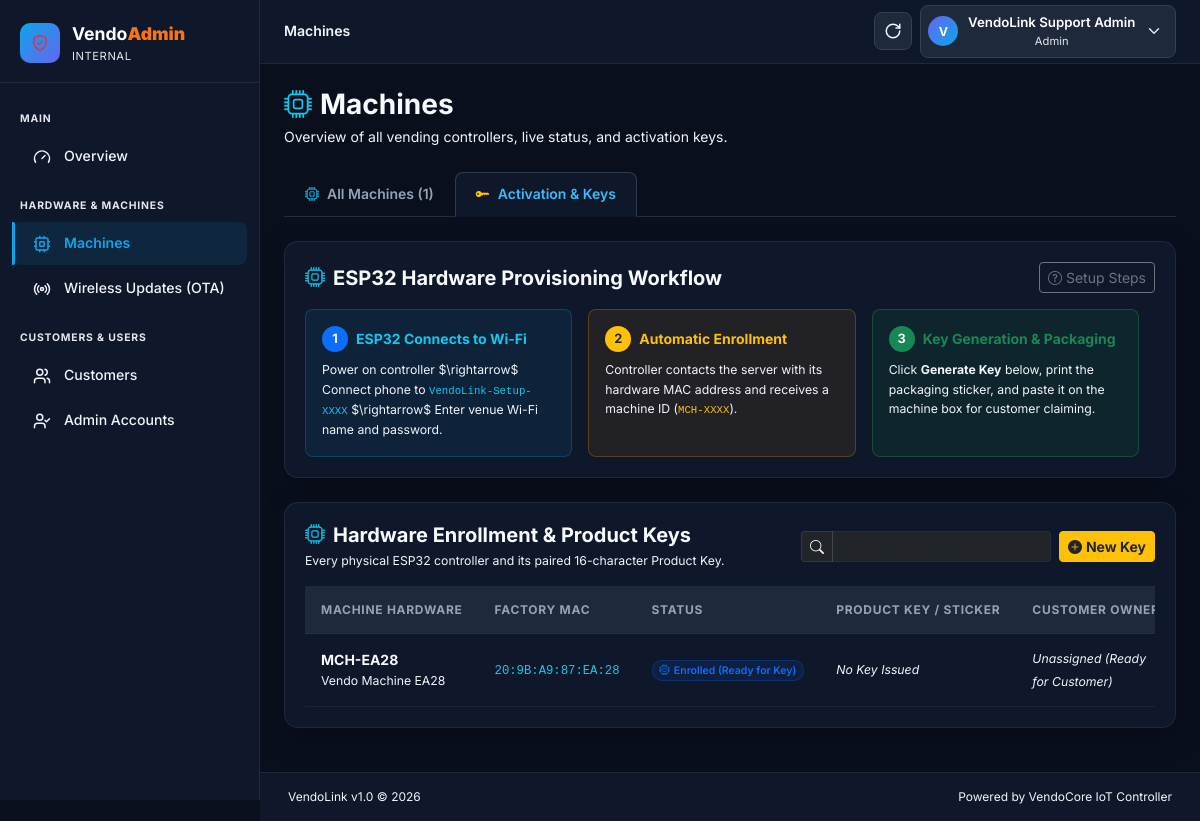
/admin/licenses/index.php (signed in), run on the app's committed database.
### tables this page shows
CREATE TABLE `users` (
  `id` int(10) unsigned NOT NULL AUTO_INCREMENT,
  `username` varchar(50) NOT NULL,
  `email` varchar(150) NOT NULL,
  `password` varchar(255) NOT NULL COMMENT 'bcrypt hashed',
  `full_name` varchar(100) NOT NULL,
  `role` enum('administrator','owner','staff','technician','vendolink_support') NOT NULL DEFAULT 'staff',
  `status` enum('active','inactive','banned') NOT NULL DEFAULT 'active',
  `email_verified` tinyint(1) NOT NULL DEFAULT 0,
  `email_verify_token` varchar(100) DEFAULT NULL,
  `reset_token` varchar(100) DEFAULT NULL COMMENT 'Password reset token (hashed)',
  `reset_token_expires` datetime DEFAULT NULL,
  `remember_token` varchar(100) DEFAULT NULL COMMENT 'Remember-me token (hashed)',
  `login_attempts` tinyint(3) unsigned NOT NULL DEFAULT 0,
  `locked_until` datetime DEFAULT NULL,
  `last_login` datetime DEFAULT NULL,
  `profile_picture` varchar(255) DEFAULT NULL,
  `phone` varchar(20) DEFAULT NULL,
  `created_at` datetime NOT NULL DEFAULT current_timestamp(),
  `updated_at` datetime NOT NULL DEFAULT current_timestamp() ON UPDATE current_timestamp(),
  PRIMARY KEY (`id`),
  UNIQUE KEY `uq_email` (`email`),
  UNIQUE KEY `uq_username` (`username`),
  KEY `idx_role` (`role`),
  KEY `idx_status` (`status`)
);

CREATE TABLE `machines` (
  `id` int(10) unsigned NOT NULL AUTO_INCREMENT,
  `owner_id` int(10) unsigned DEFAULT NULL,
  `name` varchar(100) NOT NULL,
  `machine_code` varchar(50) NOT NULL,
  `machine_key` varchar(50) NOT NULL DEFAULT 'machine_01',
  `device_mac` varchar(32) DEFAULT NULL COMMENT 'ESP32 factory hardware MAC address (12-char hex e.g. 3485188B67D0 or colon-delimited). NULL for legacy units.',
  `api_token` varchar(255) DEFAULT NULL,
  `status` enum('online','offline','unknown','pending') NOT NULL DEFAULT 'unknown',
  `registration_status` enum('legacy','registered','key_issued','claimed','disabled') NOT NULL DEFAULT 'legacy' COMMENT 'Hardware lifecycle: legacy (pre-v5 machine), registered (auto-enrolled ESP32), key_issued (Product Key generated), claimed (customer redeemed), disabled (revoked).',
  `runtime_seconds` bigint(20) unsigned NOT NULL DEFAULT 0,
  `last_seen` datetime DEFAULT NULL,
  `ip_address` varchar(45) DEFAULT NULL,
  `firmware_version` varchar(20) DEFAULT '1.5.0',
  `location` varchar(100) DEFAULT 'Main Establishment',
  `water_tank_low` tinyint(1) NOT NULL DEFAULT 0,
  `soap_tank_low` tinyint(1) NOT NULL DEFAULT 0,
  `water_current` decimal(6,2) NOT NULL DEFAULT 0.00,
  `water_watts` decimal(8,1) NOT NULL DEFAULT 0.0,
  `soap_current` decimal(6,2) NOT NULL DEFAULT 0.00,
  `soap_watts` decimal(8,1) NOT NULL DEFAULT 0.0,
  `lcd_line1` varchar(50) NOT NULL DEFAULT '== VendoLink v3.0 ==',
  `lcd_line2` varchar(50) NOT NULL DEFAULT 'WELCOME CUSTOMER!',
  `lcd_line3` varchar(50) NOT NULL DEFAULT 'INSERT COIN FIRST!',
  `lcd_line4` varchar(50) NOT NULL DEFAULT 'WATER:P5 | SOAP:P5',
  `created_at` datetime NOT NULL DEFAULT current_timestamp(),
  `updated_at` datetime NOT NULL DEFAULT current_timestamp() ON UPDATE current_timestamp(),
  PRIMARY KEY (`id`),
  UNIQUE KEY `uq_machines_machine_key` (`machine_key`),
  UNIQUE KEY `uq_machines_machine_code` (`machine_code`),
  UNIQUE KEY `uq_machines_device_mac` (`device_mac`),
  KEY `idx_machines_registration_status` (`registration_status`)
);

### admin/machines/index.php (the view, shortened to what the rows shown need)
<?php
require_once __DIR__ . '/../../config/database.php';
require_once __DIR__ . '/../../includes/functions.php';
require_once __DIR__ . '/../../middleware/auth.php';
require_admin();
$db             = Database::getInstance();
$activeTab = ($_GET['tab'] ?? 'fleet') === 'provisioning' ? 'provisioning' : 'fleet';
$enrolledMachines = $db->query(
    "SELECT m.*,
            pk.id AS pk_id,
            pk.product_key,
            COALESCE(NULLIF(pk.status, ''), CASE WHEN m.registration_status = 'claimed' OR m.owner_id IS NOT NULL THEN 'USED' ELSE 'UNUSED' END) AS pk_status,
            pk.owner_id AS pk_owner_id,
            u.full_name AS owner_name,
            u.email AS owner_email
     FROM machines m
     LEFT JOIN product_keys pk ON pk.id = (
         SELECT pk2.id FROM product_keys pk2
         WHERE (pk2.machine_id = m.id OR (pk2.hardware_serial = m.machine_code AND pk2.hardware_serial != ''))
         ORDER BY (pk2.machine_id = m.id) DESC, (pk2.status = 'USED') DESC, pk2.id DESC
         LIMIT 1
     )
     LEFT JOIN users u ON (m.owner_id = u.id OR pk.owner_id = u.id)
     ORDER BY
         CASE
             WHEN m.registration_status = 'registered' AND pk.id IS NULL THEN 1
             WHEN m.registration_status = 'key_issued' THEN 2
             WHEN m.registration_status = 'claimed' THEN 3
             WHEN m.registration_status = 'legacy' THEN 4
             ELSE 5
         END ASC,
         m.created_at DESC"
)->fetchAll();
?>
<!DOCTYPE html>
<html lang="en">
<head>
    <link rel="stylesheet" href="https://cdn.jsdelivr.net/npm/bootstrap@5.3.3/dist/css/bootstrap.min.css">
    <link rel="stylesheet" href="https://cdn.jsdelivr.net/npm/bootstrap-icons@1.11.3/font/bootstrap-icons.min.css">
    <link rel="stylesheet" href="<?= ASSETS_URL ?>/css/app.css?v=<?= e((string) filemtime(ROOT_PATH . '/assets/css/app.css')) ?>">
</head>
<body class="dashboard-body">
<div class="app-shell">
    <div class="main-content" id="mainContent">
        <?php require_once __DIR__ . '/../../views/layouts/admin_topnav.php'; ?>
        <main class="content-wrapper p-3 p-md-4">
            <div class="tab-content" id="machinesHubTabContent">
                <div class="tab-pane fade <?= $activeTab === 'provisioning' ? 'show active' : '' ?>" id="provisioningPane" role="tabpanel" aria-labelledby="provisioning-tab">
                    <div class="admin-card">
                        <div class="table-responsive">
                            <table class="table table-dark admin-table mb-0" id="enrolledMachinesTable">
                                <thead>
                                    <tr>
                                        <th style="white-space: nowrap;">Machine Hardware</th>
                                        <th style="white-space: nowrap;">Factory MAC</th>
                                        <th style="white-space: nowrap;">Status</th>
                                        <th style="white-space: nowrap;">Product Key / Sticker</th>
                                        <th style="white-space: nowrap;">Customer Owner</th>
                                    </tr>
                                </thead>
                                <tbody>
                                    <?php if (empty($enrolledMachines)): ?>
                                    <tr>
                                        <td colspan="6" class="text-center py-5 text-secondary">
                                            <div class="p-4 rounded-3 d-inline-block text-center" style="background: rgba(15, 23, 42, 0.7); border: 1px solid rgba(148, 163, 184, 0.15); max-width: 520px;">
                                                <i class="bi bi-cpu text-info fs-1 d-block mb-3"></i>
                                                <h5 class="text-light fw-bold mb-2">No Auto-Enrolled ESP32s Detected Yet</h5>
                                                <p class="text-secondary small mb-3">When you power on your ESP32 controller and connect it to venue Wi-Fi, it will automatically register here.<br>Or you can create an activation key manually.</p>
                                                <button type="button" class="btn btn-warning text-dark fw-bold px-4 py-2 shadow-sm" data-bs-toggle="modal" data-bs-target="#quickGenerateModal">
                                                    <i class="bi bi-plus-circle-fill me-1"></i>Generate Key Now
                                                </button>
                                            </div>
                                        </td>
                                    </tr>
                                    <?php else: ?>
                                        <?php foreach ($enrolledMachines as $em): ?>
                                            <?php
                                             $regStatus = $em['registration_status'] ?? 'legacy';
                                             $hasKey = !empty($em['pk_id']) && !empty($em['product_key']);
                                             $isClaimed = ($regStatus === 'claimed' || !empty($em['owner_id']) || !empty($em['owner_name']));
                                            ?>
                                            <tr>
                                                <td>
                                                    <div class="fw-bold text-light"><?= e($em['machine_code']) ?></div>
                                                    <div class="small text-secondary"><?= e($em['name']) ?></div>
                                                </td>
                                                <td>
                                                    <?php if (!empty($em['device_mac'])): ?>
                                                        <code class="text-info"><?= e($em['device_mac']) ?></code>
                                                    <?php else: ?>
                                                        <span class="text-secondary small fst-italic">None (Legacy)</span>
                                                    <?php endif; ?>
                                                </td>
                                                <td>
                                                    <?php if ($regStatus === 'registered'): ?>
                                                        <span class="badge bg-primary bg-opacity-10 text-primary border border-primary border-opacity-25 rounded-pill px-2.5 py-1 fw-semibold">
                                                            <i class="bi bi-cpu me-1"></i>Enrolled (Ready for Key)
                                                        </span>
                                                    <?php elseif ($regStatus === 'key_issued'): ?>
                                                        <span class="badge bg-warning bg-opacity-10 text-warning border border-warning border-opacity-25 rounded-pill px-2.5 py-1 fw-semibold">
                                                            <i class="bi bi-key me-1"></i>Key Ready
                                                        </span>
                                                    <?php elseif ($regStatus === 'claimed'): ?>
                                                        <span class="badge bg-success bg-opacity-10 text-success border border-success border-opacity-25 rounded-pill px-2.5 py-1 fw-semibold">
                                                            <i class="bi bi-patch-check-fill me-1"></i>Claimed
                                                        </span>
                                                    <?php elseif ($regStatus === 'disabled'): ?>
                                                        <span class="badge bg-danger bg-opacity-10 text-danger border border-danger border-opacity-25 rounded-pill px-2.5 py-1 fw-semibold">
                                                            <i class="bi bi-slash-circle-fill me-1"></i>Disabled
                                                        </span>
                                                    <?php else: ?>
                                                        <span class="badge bg-secondary bg-opacity-25 text-slate-300 border border-secondary border-opacity-25 rounded-pill px-2.5 py-1 fw-semibold">
                                                            <i class="bi bi-archive me-1"></i>Legacy
                                                        </span>
                                                    <?php endif; ?>
                                                </td>
                                                <td>
                                                    <?php if ($hasKey): ?>
                                                        <div class="d-inline-flex align-items-center">
                                                            <span class="font-monospace text-warning fw-bold fs-6 text-break"><?= e($em['product_key']) ?></span>
                                                            <button type="button" class="btn btn-sm btn-outline-warning ms-2 py-0 px-2 rounded-pill" style="font-size: 0.72rem;" onclick="copyKey('<?= e($em['product_key']) ?>', this);" title="Copy Key">
                                                                <i class="bi bi-clipboard"></i> Copy
                                                            </button>
                                                            <button type="button" class="btn btn-sm btn-outline-info ms-1 py-0 px-2 rounded-pill" style="font-size: 0.72rem;" onclick="openSticker('<?= e($em['name'] ?: $em['machine_code']) ?>', '<?= e($em['device_mac'] ?? '') ?>', '<?= e($em['product_key']) ?>');" title="Print Packaging Sticker">
                                                                <i class="bi bi-tag-fill"></i> Sticker
                                                            </button>
                                                        </div>
                                                        <div class="mt-1 d-flex align-items-center gap-1">
                                                            <span class="badge bg-light bg-opacity-10 text-light"><?= strtoupper(e($em['pk_status'])) ?></span>
                                                            <?php if (strtoupper($em['pk_status'] ?? '') === 'USED' || $isClaimed): ?>
                                                                <span class="badge bg-secondary bg-opacity-25 text-slate-400 small" title="This key has already been activated once and cannot be reused">
                                                                    <i class="bi bi-lock-fill me-1"></i>One-Time Used
                                                                </span>
                                                            <?php endif; ?>
                                                        </div>
                                                    <?php else: ?>
                                                        <span class="text-secondary small fst-italic">No Key Issued</span>
                                                    <?php endif; ?>
                                                </td>
                                                <td>
                                                    <?php if (!empty($em['owner_name'])): ?>
                                                        <div class="text-light fw-medium"><?= e($em['owner_name']) ?></div>
                                                        <div class="small text-secondary"><?= e($em['owner_email'] ?? '') ?></div>
                                                    <?php else: ?>
                                                        <span class="text-secondary small fst-italic">Unassigned (Ready for Customer)</span>
                                                    <?php endif; ?>
                                                </td>
                                            </tr>
                                        <?php endforeach; ?>
                                    <?php endif; ?>
                                </tbody>
                            </table>
                        </div>
                    </div>
                </div>
            </div>
        </main>
    </div>
</div>
</body>
</html>

### views/layouts/admin_topnav.php (shortened to what the rows shown need)
<?php
$authUser = current_user();
?>
<header class="topnav" id="topnav">
    <div class="topnav-right">
        <div class="dropdown topnav-dropdown">
            <button class="topnav-profile-btn" type="button"
                    data-bs-toggle="dropdown" aria-expanded="false">
                <div class="topnav-avatar bg-danger text-white border-0">
                    <?= strtoupper(mb_substr($authUser['full_name'] ?? 'U', 0, 1)) ?>
                </div>
                <div class="topnav-user-info d-none d-md-block">
                    <div class="topnav-user-name"><?= e($authUser['full_name'] ?? 'User') ?></div>
                    <div class="topnav-user-role"><?= ($authUser['role'] === ROLE_SUPPORT) ? 'Support' : 'Admin' ?></div>
                </div>
                <?= lucide_icon('chevron-down', 'topnav-chevron d-none d-md-block') ?>
            </button>
        </div>
    </div>
</header>

### data on the page
users: full_name "V", full_name "VendoLink Support Admin"
machines: machine_code "MCH-EA28", name "Vendo Machine EA28", device_mac "20:9B:A9:87:EA:28", registration_status "registered" (drawn)

### other printed values
$label "Overview Machines Wireless Updates (OTA) Customers Admin Accounts"
$pageLabel "Machines"
term('machines') "Machines"
count($machines) "1"
APP_NAME "VendoLink"
APP_VERSION "1.0"
